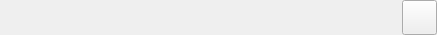
<?xml version="1.0" encoding="UTF-8"?>
<ui version="4.0">
 <class>TopLevelItemWidget</class>
 <widget class="QWidget" name="TopLevelItemWidget">
  <property name="geometry">
   <rect>
    <x>0</x>
    <y>0</y>
    <width>437</width>
    <height>35</height>
   </rect>
  </property>
  <property name="windowTitle">
   <string>Form</string>
  </property>
  <layout class="QVBoxLayout" name="verticalLayout">
   <property name="spacing">
    <number>0</number>
   </property>
   <property name="leftMargin">
    <number>0</number>
   </property>
   <property name="topMargin">
    <number>0</number>
   </property>
   <property name="rightMargin">
    <number>0</number>
   </property>
   <property name="bottomMargin">
    <number>0</number>
   </property>
   <item>
    <widget class="QWidget" name="widget_deviceTreeWidgetItem" native="true">
     <layout class="QHBoxLayout" name="horizontalLayout">
      <property name="spacing">
       <number>6</number>
      </property>
      <property name="leftMargin">
       <number>0</number>
      </property>
      <property name="topMargin">
       <number>0</number>
      </property>
      <property name="rightMargin">
       <number>0</number>
      </property>
      <property name="bottomMargin">
       <number>0</number>
      </property>
      <item>
       <spacer name="horizontalSpacer">
        <property name="orientation">
         <enum>Qt::Horizontal</enum>
        </property>
        <property name="sizeHint" stdset="0">
         <size>
          <width>40</width>
          <height>20</height>
         </size>
        </property>
       </spacer>
      </item>
      <item>
       <widget class="QToolButton" name="toolButton_refresh">
        <property name="minimumSize">
         <size>
          <width>35</width>
          <height>35</height>
         </size>
        </property>
        <property name="text">
         <string/>
        </property>
       </widget>
      </item>
     </layout>
    </widget>
   </item>
  </layout>
 </widget>
 <resources/>
 <connections/>
</ui>
